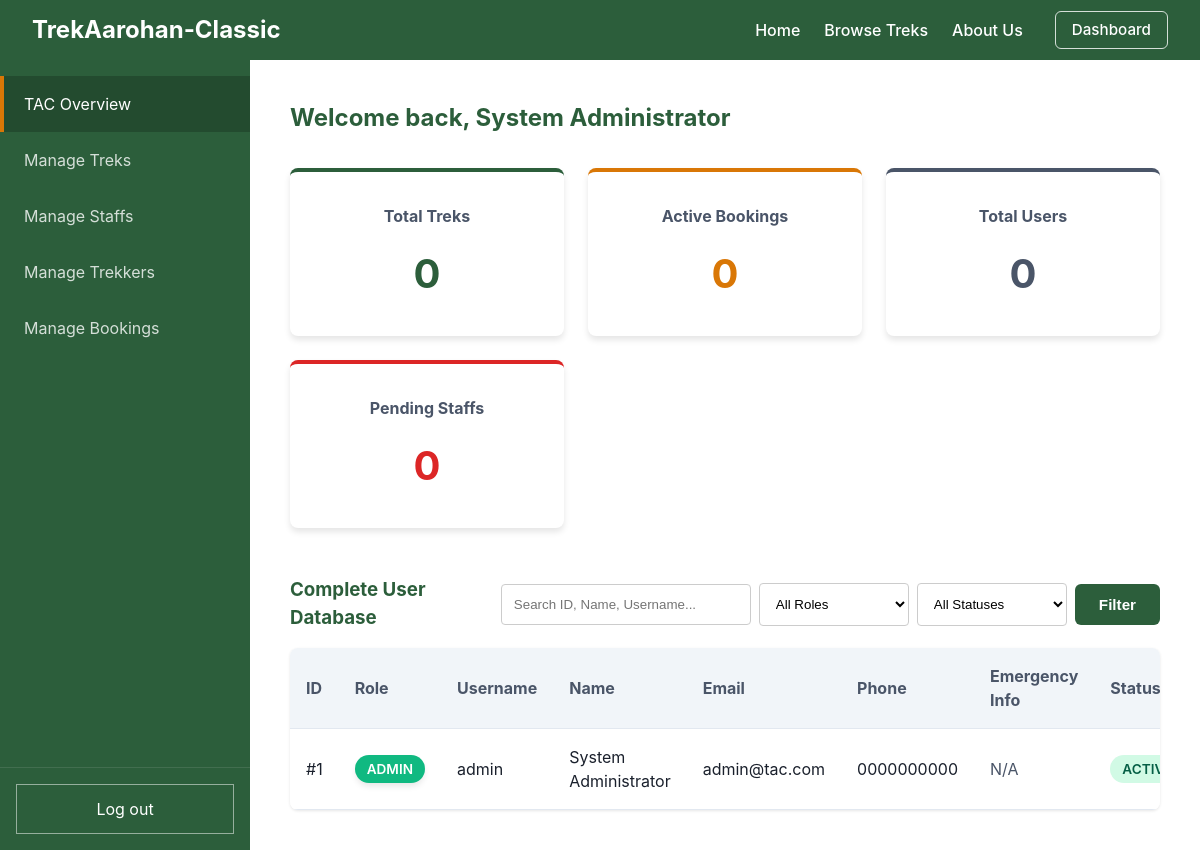
/admin/dashboard (signed in), run on an earlier commit of the app's database.
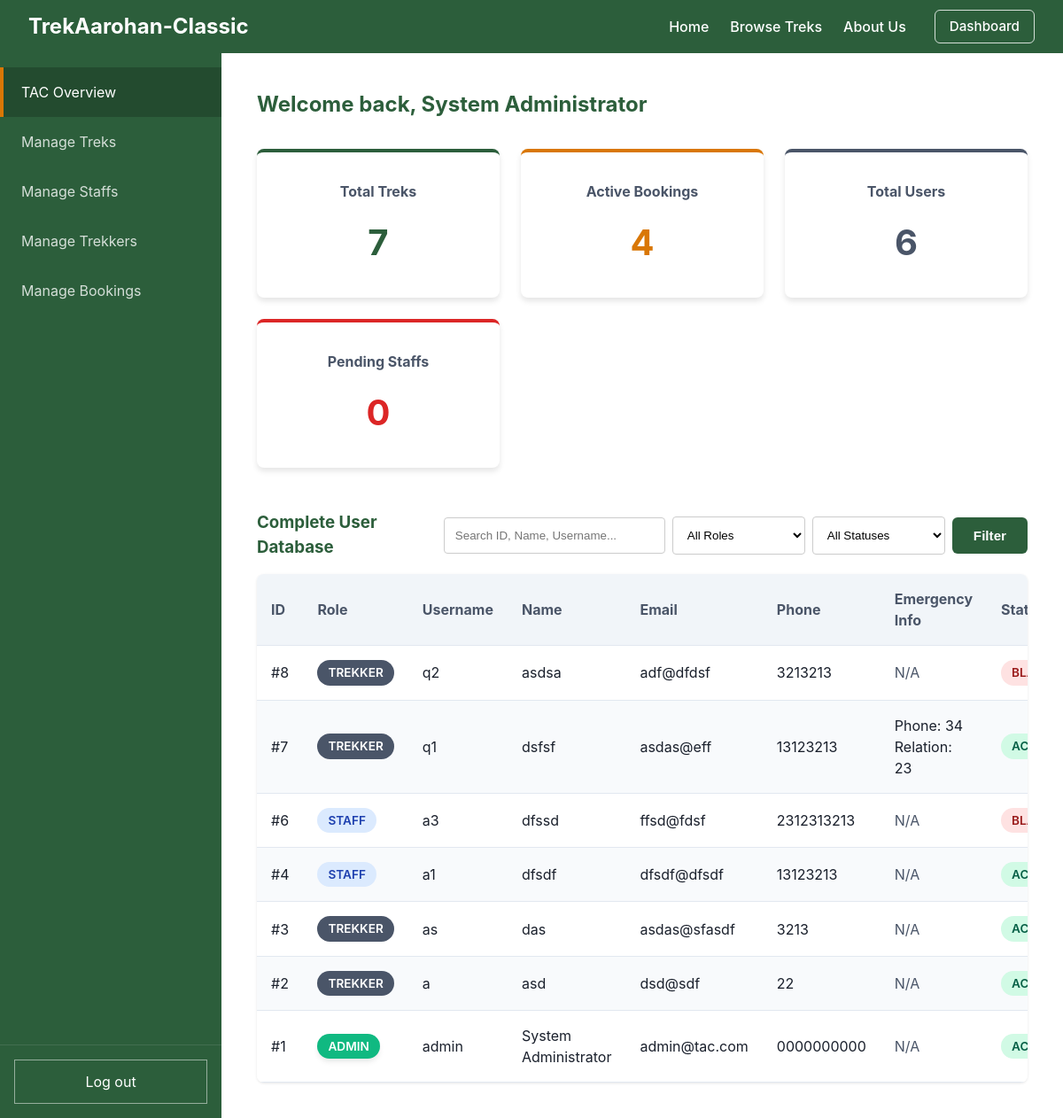
And on a later commit of the database.
### models.py (models this page shows)
class User(db.Model, UserMixin):
    __tablename__ = "user"
    id = db.Column(db.Integer, primary_key=True, autoincrement=True)
    username = db.Column(db.String(50), unique=True, nullable=False)
    password = db.Column(db.String(255), nullable=False)
    name = db.Column(db.String(100), nullable=False)
    email = db.Column(db.String(120), unique=True, nullable=False)
    phone = db.Column(db.String(20), nullable=False)
    role = db.Column(db.Integer, default=0, nullable=False)
    emergency_phone = db.Column(db.String(20), nullable=True)
    emergency_relation = db.Column(db.String(50), nullable=True)
    experience = db.Column(db.Text, nullable=True)  # Used for Staff
    is_approved = db.Column(db.Boolean, default=False)  # Used for Staff
    is_blacklisted = db.Column(db.Boolean, default=False)
    assigned_treks = db.relationship("Trek", backref="staff", lazy=True)
    bookings = db.relationship("Booking", backref="user", lazy=True)

### app.py (the view, shortened to what this page needs)
    @app.route("/admin/dashboard")
    @login_required
    def admin_dashboard():
        if current_user.role != 2:
            return redirect(url_for("home"))
        treks = Trek.query.count()
        bookings = Booking.query.filter_by(status="booked").count()
        users = User.query.filter(User.role.in_([0, 1])).count()
        pendings = User.query.filter_by(role=1, is_approved=False).count()
        q = request.args.get("q", "").strip()
        role = request.args.get("role", "")
        status = request.args.get("status", "")
        query = User.query
        if q:
            if q.isdigit():
                query = query.filter(db.or_(User.id == int(q), User.name.ilike(f"%{q}%"), User.username.ilike(f"%{q}%")))
            else:
                query = query.filter(db.or_(User.name.ilike(f"%{q}%"), User.username.ilike(f"%{q}%")))
        if role and role.isdigit():
            query = query.filter(User.role == int(role))
        all_users = query.order_by(User.id.desc()).all()
        return render_template("admin_dashboard.html", total_treks=treks, total_bookings=bookings, total_users=users, pending_staffs=pendings, all_users=all_users, current_q=q, current_role=role, current_status=status)

### templates/admin_dashboard.html (shortened to what the changed rows need)
{% extends "admin_base.html" %}
{% set active_page = "dashboard" %}
{% block dashboard_content %}
    <h2>Welcome back, {{ current_user.name }}</h2>
    <div style="display: grid; grid-template-columns: repeat(auto-fit, minmax(200px, 1fr)); gap: 1.5rem; margin-top: 2rem; margin-bottom: 3rem;">
        <div class="card" style="text-align: center; border-top: 4px solid var(--primary-color);">
            <h3 style="color: var(--secondary-color); font-size: 1rem; margin-top: 0;">Total Treks</h3>
            <p style="font-size: 2.5rem; font-weight: bold; margin: 0; color: var(--primary-color);">{{ total_treks }}</p>
        </div>
        <div class="card" style="text-align: center; border-top: 4px solid var(--accent-color);">
            <h3 style="color: var(--secondary-color); font-size: 1rem; margin-top: 0;">Active Bookings</h3>
            <p style="font-size: 2.5rem; font-weight: bold; margin: 0; color: var(--accent-color);">{{ total_bookings }}</p>
        </div>
        <div class="card" style="text-align: center; border-top: 4px solid var(--secondary-color);">
            <h3 style="color: var(--secondary-color); font-size: 1rem; margin-top: 0;">Total Users</h3>
            <p style="font-size: 2.5rem; font-weight: bold; margin: 0; color: var(--secondary-color);">{{ total_users }}</p>
        </div>
        <div class="card" style="text-align: center; border-top: 4px solid var(--danger-color);">
        </div>
    </div>
    <div style="display: flex; justify-content: space-between; align-items: center; margin-top: 3rem; margin-bottom: 1rem;">
        <h3 style="margin: 0; color: var(--primary-color);">Complete User Database</h3>
        <form method="GET" action="{{ url_for('admin_dashboard') }}" style="display: flex; gap: 0.5rem; align-items: center;">
        </form>
    </div>
    <div class="data-table-wrapper">
        <table class="data-table">
            <thead>
                <tr>
                    <th>ID</th>
                    <th>Role</th>
                    <th>Username</th>
                    <th>Name</th>
                    <th>Email</th>
                    <th>Phone</th>
                    <th>Emergency Info</th>
                    <th>Status</th>
                </tr>
            </thead>
            <tbody>
                {% for u in all_users %}
                <tr>
                    <td>#{{ u.id }}</td>
                    <td>
                        {% if u.role == 2 %}
                            <span class="badge badge-special">Admin</span>
                        {% elif u.role == 1 %}
                            <span class="badge badge-ongoing">Staff</span>
                        {% else %}
                            <span class="badge badge-completed" style="background-color: var(--secondary-color); color: white;">Trekker</span>
                        {% endif %}
                    </td>
                    <td>{{ u.username }}</td>
                    <td>{{ u.name }}</td>
                    <td>{{ u.email }}</td>
                    <td>{{ u.phone if u.phone else "N/A" }}</td>
                    <td>
                        {% if not u.emergency_phone and not u.emergency_relation %}
                            <span style="color: var(--secondary-color);">N/A</span>
                        {% else %}
                            Phone: {{ u.emergency_phone if u.emergency_phone else "N/A" }}<br>
                            Relation: {{ u.emergency_relation if u.emergency_relation else "N/A" }}
                        {% endif %}
                    </td>
                    <td>
                        {% if u.is_blacklisted %}
                            <span class="badge badge-blacklisted">Blacklisted</span>
                        {% elif u.role == 1 and not u.is_approved %}
                            <span class="badge badge-pending">Pending</span>
                        {% else %}
                            <span class="badge badge-active">Active</span>
                        {% endif %}
                    </td>
                </tr>
                {% else %}
                <tr><td colspan="8" style="text-align: center; color: var(--secondary-color);">No users found.</td></tr>
                {% endfor %}
            </tbody>
        </table>
    </div>
{% endblock %}

What changed in the data, as far as the page shows it:
added User: id "8", role "TREKKER", username "q2", name "asdsa", email "adf@dfdsf", phone "3213213", shows "N/A", is_blacklisted "BLACKLISTED"
added User: id "7", role "TREKKER", username "q1", name "dsfsf", email "asdas@eff", phone "13123213", emergency_phone "34", emergency_relation "23", is_blacklisted "ACTIVE"
added User: id "6", role "STAFF", username "a3", name "dfssd", email "ffsd@fdsf", phone "2312313213", shows "N/A", is_blacklisted "BLACKLISTED"
added User: id "4", role "STAFF", username "a1", name "dfsdf", email "dfsdf@dfsdf", phone "13123213", shows "N/A", is_blacklisted "ACTIVE"
added User: id "3", role "TREKKER", username "as", name "das", email "asdas@sfasdf", phone "3213", shows "N/A", is_blacklisted "ACTIVE"
added User: id "2", role "TREKKER", username "a", name "asd", email "dsd@sdf", phone "22", shows "N/A", is_blacklisted "ACTIVE"
Also different on the page:
{{ total_treks }}: "0" → "7"
{{ total_bookings }}: "0" → "4"
{{ total_users }}: "0" → "6"
